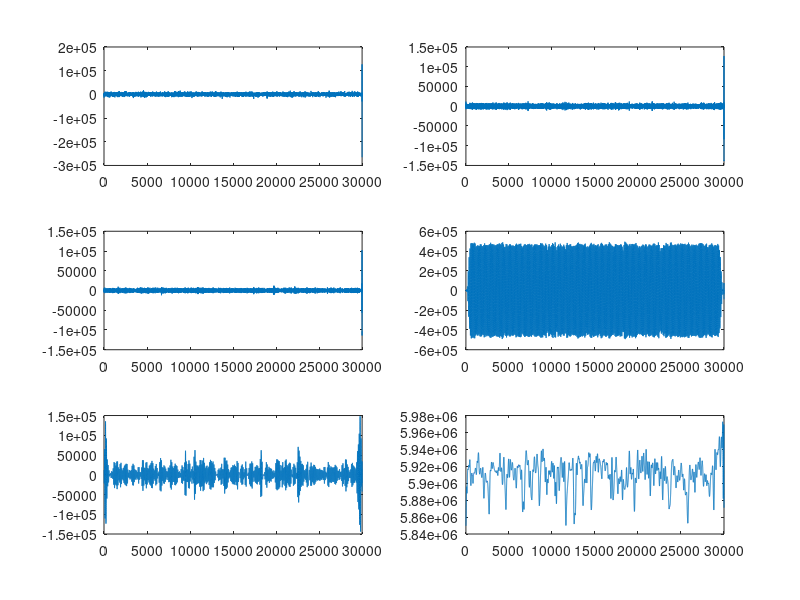
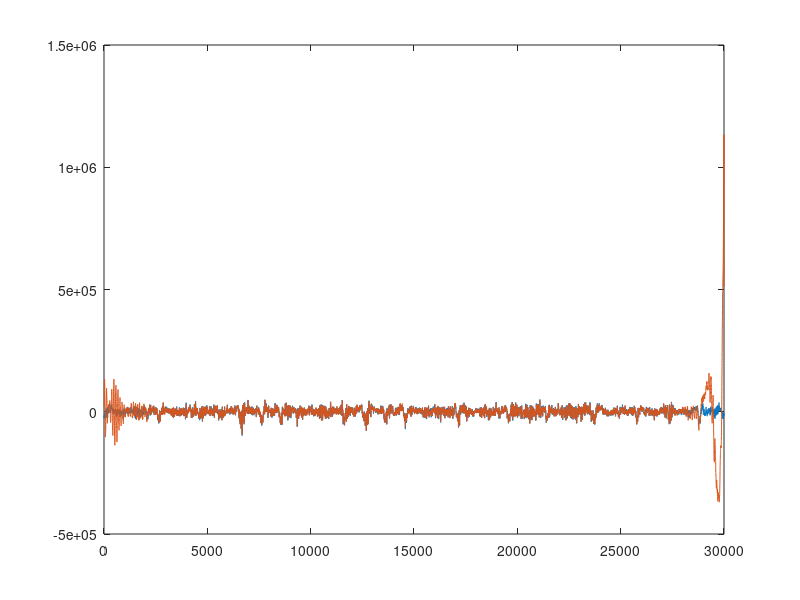

These charts were generated, in order, by the following MATLAB code: (Note: this script raises an error after producing the figures.)
[d,c]=butter(3,50/250,'low');
[b,a]=butter(3,0.5/250,'high');

lower = 5001;       %16000 long
upper = 25000; 

load('CEEMDAN_ONLY4_TEST2_ENTIRE.mat')

modes_only4 = CEEMDAN_ONLY4_TEST2_ENTIRE;

figure(1);
for i = 1:1:6
    subplot(3,2,i)
    plot(modes_only4(i,:))
end 


load('ERP_sham_test1_test2_cc.mat')

RAW_DATA = ERPTEST2.E2(1,:);

modes_only4_original = modes_only4(4,:);
modes_only4_original_5 = modes_only4(5,:);

[n,o] = butter(3,[4.8/250 5.2/250],'stop');
modes_only4(4,:) = filtfilt(n,o, modes_only4(4,:));
modes_only4(5,:) = filtfilt(n,o, modes_only4(5,:));

FREE_DATA = RAW_DATA - modes_only4_original(1,:) + modes_only4(4,:);
FREE_DATA = FREE_DATA - modes_only4_original_5(1,:) + modes_only4(5,:);

FILTERED_FREE = filtfilt(b,a,filtfilt(d,c,FREE_DATA));

load('SMA_TEST_ERP_Sham.mat')

Sham_t1=128+15000;
Sham_t2=Sham_t1+29999;
ERP_Sham_SMA=filtfilt(b,a,filtfilt(d,c,EEG.Data_tACS_AF(1,Sham_t1:Sham_t2))); %30000 long

figure(2);
plot(ERP_Sham_SMA)
hold on
plot(FILTERED_FREE)


%%
RONLY4 = corrcoef(ERP_Sham_SMA(1, lower: upper), FILTERED_FREE(1,lower:upper));
Coefficient = RONLY4(1,2);
%%
RMS = 10^-3.*rms(ERP_Sham_SMA(1,lower:upper) - FILTERED_FREE(1,lower:upper));
%%
noise = (ERP_Sham_SMA(1,lower:upper) - FILTERED_FREE(1,lower:upper));
SNR_ONLY4 = (rms(FILTERED_FREE(1,lower:upper) / rms(noise) ))^2;
SNR_DB_ONLY4 = db(SNR_ONLY4, 'power');
%%
%%Coherence
[cxy,f2] = mscohere(ERP_Sham_SMA(1,lower:upper), FILTERED_FREE(1,lower:upper), [],[],[],500);

figure(3)
plot(f2, cxy);

%%
%%RUN IN ARTIFACT
low_in = 1;
high_in = 500;
similarity_in = 0;
treshhold = 0.8777; %%CHANGE!!!
while similarity_in < treshhold
    
    R_in = corrcoef(ERP_Sham_SMA(1,low_in:high_in), FILTERED_FREE(1,low_in:high_in));
    similarity_in = R_in(1,2);
    
    low_in = low_in +1;
    high_in = high_in +1;
end

%%
%%RUN OUT ARTIFACT
low_out = 29501;
high_out = 30000;
similarity_out = 0;

while similarity_out < treshhold  
    
    R_out = corrcoef(ERP_Sham_SMA(1,low_out:high_out), FILTERED_FREE(1,low_out:high_out));
    similarity_out = R_out(1,2);
    
    low_out = low_out - 1;
    high_out = high_out - 1;
end

high_out = 30000 - high_out;

figure(2);
plot(ERP_Sham_SMA(1,:))
hold on
plot(FILTERED_FREE(1,:))
